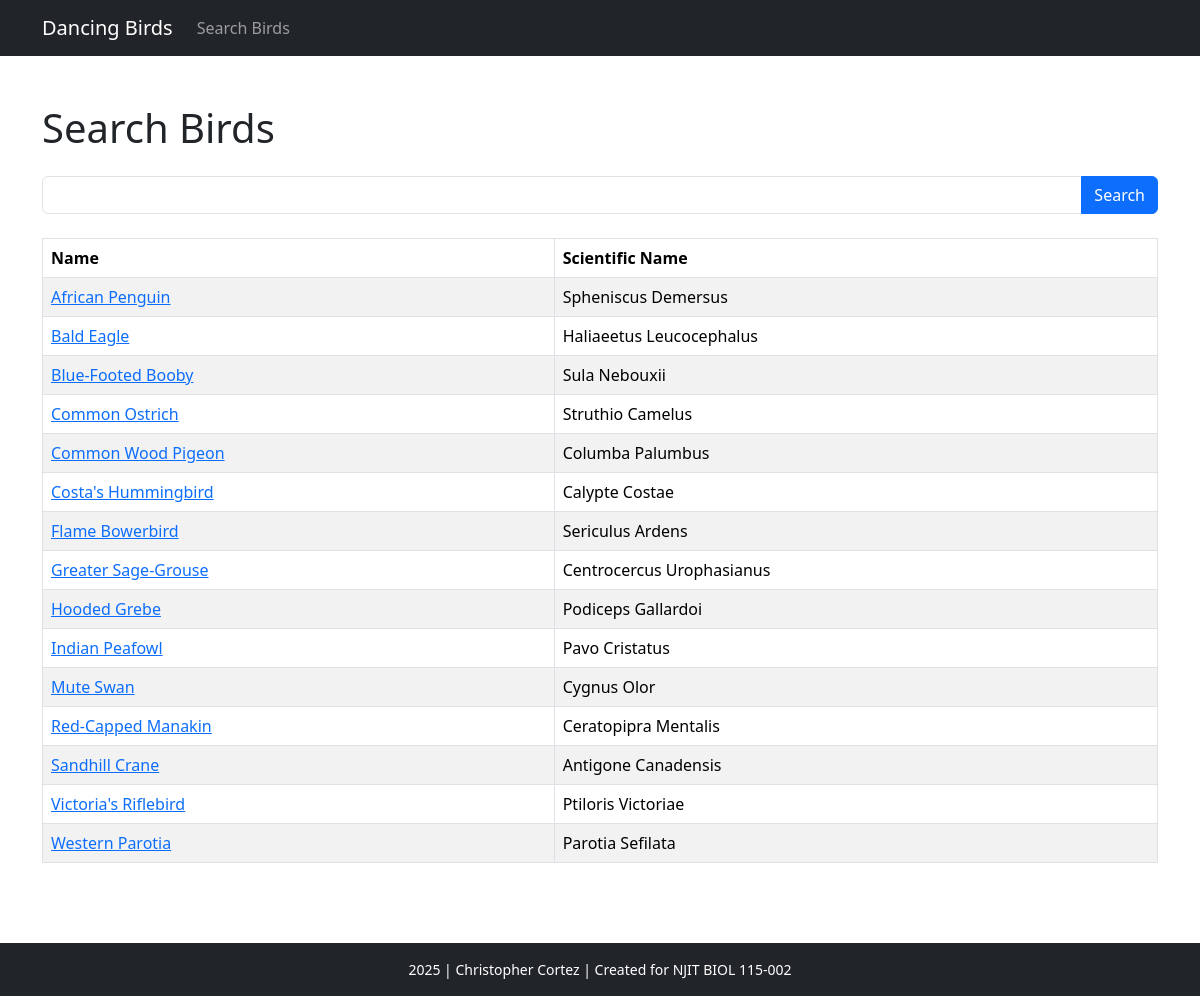
Page /frontend/search.php on the committed database.
### tables this page shows
CREATE TABLE `birds` (
  `id` int NOT NULL AUTO_INCREMENT,
  `name` varchar(100) NOT NULL,
  `scientific_name` varchar(150) NOT NULL,
  `description` text NOT NULL,
  `image_url` varchar(255) NOT NULL,
  `video_url` varchar(255) NOT NULL,
  `created_at` timestamp NULL DEFAULT CURRENT_TIMESTAMP,
  PRIMARY KEY (`id`)
);

### backend/php/birdFunctions.php (called while the page is built, shortened)
<?php
function searchBirds($name = '') {
    $database = databaseConnect();
    $name = '%' . $name . '%';
    $stmt = $database -> prepare("SELECT id, name, scientific_name FROM birds WHERE name LIKE ? OR scientific_name LIKE ? ORDER BY name ASC");
    $stmt -> bind_param("ss", $name, $name);
    $stmt -> execute();
    $result = $stmt -> get_result();
    $birds = [];
    while ($row = $result -> fetch_assoc()) {
        $birds[] = $row;
    }
    return $birds;
}

### frontend/search.php (the view)
<?php
include(__DIR__.'/common/header.php');
require_once(__DIR__.'/../backend/php/birdFunctions.php');
$searchTerm = $_GET['name'] ?? '';
$birds = searchBirds($searchTerm);
?>
<main class="container my-5">
    <h1>Search Birds</h1>
    <form method="GET" class="my-4">
        <div class="input-group">
            <input type="text" name="name" class="form-control" value="<?= htmlspecialchars($searchTerm) ?>">
            <button type="submit" class="btn btn-primary">Search</button>
        </div>
    </form>
    <?php if (count($birds) > 0): ?>
        <table class="table table-striped table-bordered">
            <thead>
                <tr>
                    <th>Name</th>
                    <th>Scientific Name</th>
                </tr>
            </thead>
            <tbody>
                <?php foreach ($birds as $bird): ?>
                    <tr>
                        <td>
                            <a href="bird.php?id=<?= $bird['id'] ?>">
                                <?= htmlspecialchars($bird['name']) ?>
                            </a>
                        </td>
                        <td><?= htmlspecialchars($bird['scientific_name']) ?></td>
                    </tr>
                <?php endforeach; ?>
            </tbody>
        </table>
    <?php else: ?>
        <div class="alert alert-warning">No birds found matching your search</div>
    <?php endif; ?>
</main>
<?php include(__DIR__.'/common/footer.php'); ?>

### frontend/common/header.php (shortened to what this page needs)
<html lang="en">
<head>
    	<link href="common/css/bootstrap.min.css" rel="stylesheet">
</head>
<body>
<div class="page-wrapper">
    <nav class="navbar navbar-expand-lg navbar-dark bg-dark">
        <div class="container">
            <a class="navbar-brand" href="index.php">Dancing Birds</a>
            <div class="collapse navbar-collapse" id="navbarNav">
                <ul class="navbar-nav me-auto">
                    <li class="nav-item"><a class="nav-link" href="search.php">Search Birds</a></li>
                </ul>
            </div>
        </div>
	</nav>

### frontend/common/footer.php
<footer class="bg-dark text-white text-center py-3 mt-3">
        <div class="container">
                <small>
                        <?= date("Y");?> | Christopher Cortez | Created for NJIT BIOL 115-002
                </small>
        </div>
</footer>
</div>
</body>
</html>

### frontend/common/header.php (style rules this page uses)
html, body { height: 100%; margin: 0; padding: 0; }
body { display: flex; flex-direction: column; min-height:100vh; }
.page-wrapper { display: flex; flex-direction: column; flex: 1; }
main { flex: 1; }
footer { flex-shrink: 0; }

### rows in the picture
birds: name "African Penguin", scientific_name "Spheniscus Demersus"
birds: name "Bald Eagle", scientific_name "Haliaeetus Leucocephalus"
birds: name "Blue-Footed Booby", scientific_name "Sula Nebouxii"
birds: name "Common Ostrich", scientific_name "Struthio Camelus"
birds: name "Common Wood Pigeon", scientific_name "Columba Palumbus"
birds: name "Costa's Hummingbird", scientific_name "Calypte Costae"
birds: name "Flame Bowerbird", scientific_name "Sericulus Ardens"
birds: name "Greater Sage-Grouse", scientific_name "Centrocercus Urophasianus"
birds: name "Hooded Grebe", scientific_name "Podiceps Gallardoi"
birds: name "Indian Peafowl", scientific_name "Pavo Cristatus"
birds: name "Mute Swan", scientific_name "Cygnus Olor"
birds: name "Red-Capped Manakin", scientific_name "Ceratopipra Mentalis"
birds: name "Sandhill Crane", scientific_name "Antigone Canadensis"
birds: name "Victoria's Riflebird", scientific_name "Ptiloris Victoriae"
birds: name "Western Parotia", scientific_name "Parotia Sefilata"
